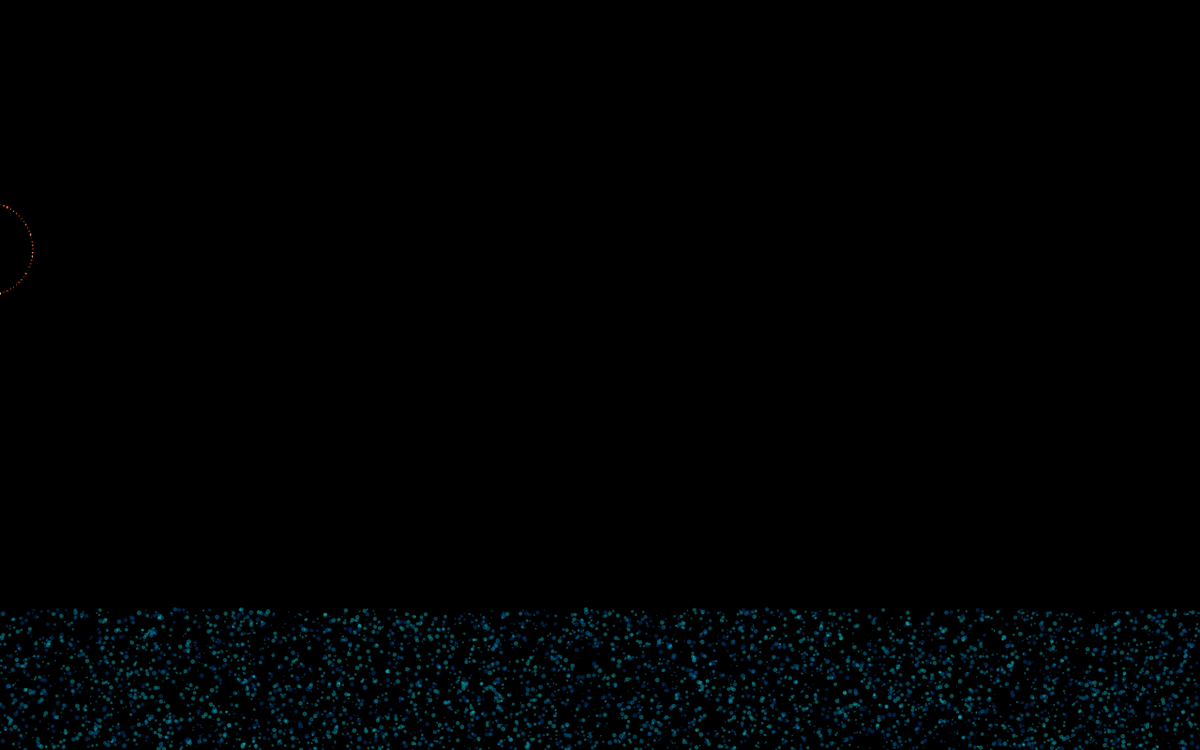
Frame 1 (no input)
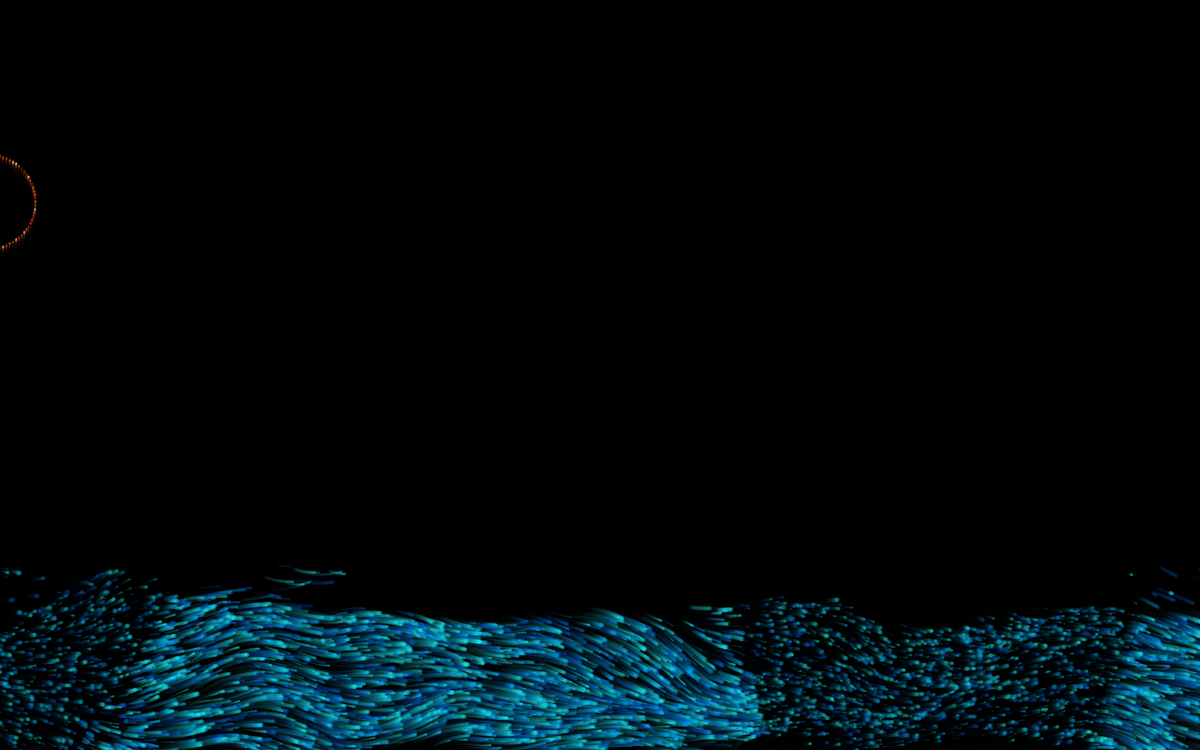
Frame 60 (the mouse pressed at the canvas centre just before this capture)
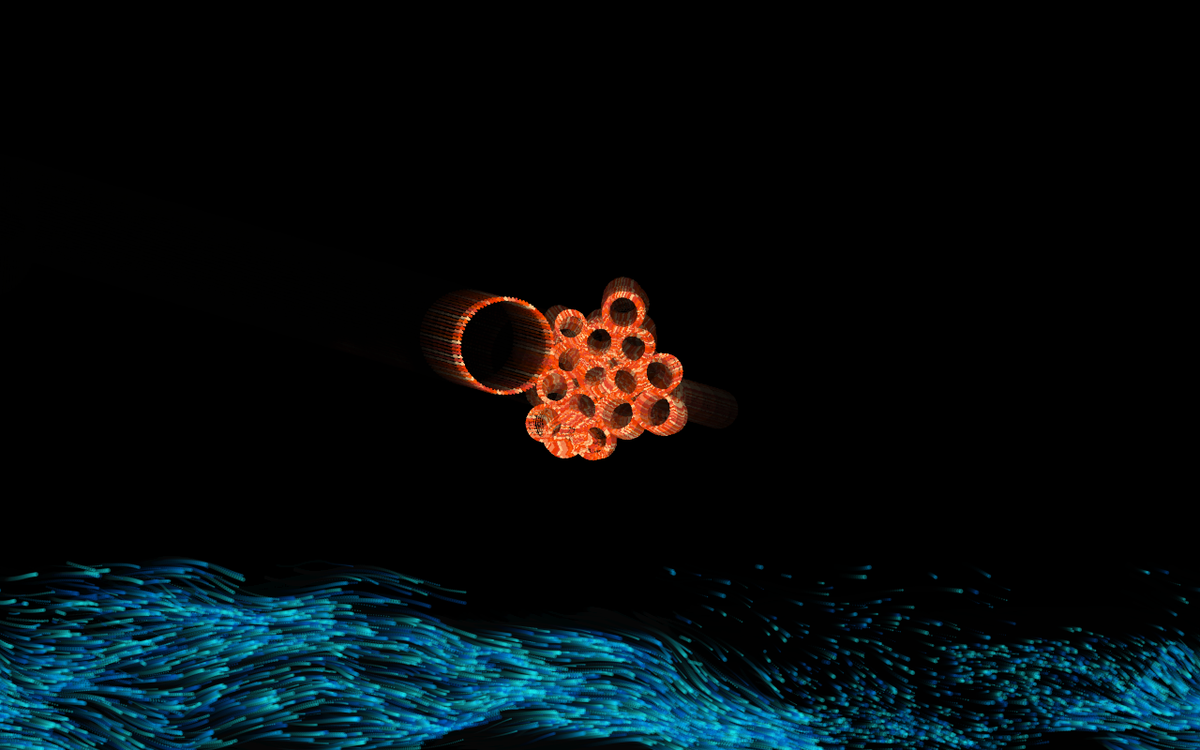
Frame 120 (the mouse held since frame 60 and released just before this capture)

The Processing sketch that drew these frames (run headless with seeded random() and noise(); from frame 60 on, the mouse is pressed at the canvas centre):

// Processing sketch: comb4
// ── comb4.pde
Human human;
FlowField flowfield;
ArrayList<Wave> waves;
ArrayList<Particle> particles;

float yoff = 0.0;
float x, y1, y2;
//int interval = 120;

// *****wave color ***** //
color[] clr1 = {
  color(0, 91, 197), //dark blue
  color(0, 180, 252), //light blue
  //color(24, 26, 127), //mid blue
  color(23, 249, 255), //green blue
  //color(87, 133, 225), // purple blue
};
// ***** sun color ***** //
color[] clr2 = {
  color(255, 199, 137), //light orange yellow
  color(244, 129, 79), //mid orange yellow
  color(255, 85, 2), //orange yellow
  color(232, 54, 1), //red
  color(225, 66, 43), //lighter red
};

void setup() {
  size(1280, 800);
  background(0);

  // ***** add waves *****//
  flowfield = new FlowField(10); //initial: 20
  waves = new ArrayList<Wave>();
  for (int i = 0; i < 5000; i++) {
    waves.add(new Wave(new PVector(random(width), random(650, height)), 
      random(1, 3), random(0.01, 0.05)));
  }

  // ***** generate one sun ***** //
  particles = new ArrayList<Particle>();
  for (int i=0; i<1; i++) {
    particles.add(new Particle( -15, height/3, 50)); //random(15, 20) ));
  }

  human = new Human(-15, height/3, 10);
}


void draw() {
  float xoff = 0;
  noStroke();

  // ***** sun area ***** //
  pushMatrix();
  pushStyle();
  fill(0, 70);
  //fill(100, 20);
  //rect(0, 0, width, height/4*3-20);
  beginShape(); 
  for ( x = 0; x <= width; x += 10) {
    y1 = map(noise(xoff, yoff), 0, 1, 0, height*2);
    vertex(x, y1); 
    xoff += 0.02;
  }
  // increment y dimension for noise
  yoff += 0.008;
  vertex(width, 0);
  vertex(0, 0);
  endShape(CLOSE);
  popStyle();
  ////popMatrix();

  //// ***** wave area ***** //
  ////pushMatrix();
  pushStyle();
  fill(0, 20);
  //fill(255, 0, 0, 20);
  //rect(0, height/4*3-20, width, height);
  beginShape(); 
  for ( x = 0; x <= width; x += 10) {
    y2 = map(noise(xoff, yoff), 0, 1, 400, height);
    vertex(x, y2); 
    xoff += 0.01;
  }
  // increment y dimension for noise
  yoff += 0.01;
  vertex(width, height);
  vertex(0, height);
  endShape(CLOSE);
  popStyle();
  popMatrix();


  // ***** draw sun with mouse interaction ***** //
  human.pos.x = mouseX;
  human.pos.y = mouseY;
  human.display();  

  // ***** waves ***** //
  flowfield.update();
  for (Wave w : waves) {
    w.follow(flowfield);
    w.run();
  }

  // ***** display suns ***** //
  for (Particle p : particles) {
    p.run();
  }

  // ***** add 5 suns in total ***** //
  if (particles.size() < 15) {
    if (mousePressed)
      //if (frameCount % interval  == 0) {
      for (int i=0; i<1; i++) {
        particles.add(new Particle( mouseX, mouseY, random(15, 20) ));
      }
    //interval -= 10;
    //}
  }
}

// ── FlowField.pde
class FlowField {
  PVector[][] field;
  int cols, rows; // Columns and Rows
  int resolution; // How large is each "cell" of the flow field
  float zoff=0;

  FlowField(int r) {
    resolution = r;
    // Determine the number of columns and rows based on sketch's width and height
    cols = width/resolution;
    rows = height/resolution;
    field = new PVector[cols][rows];
    init();
  }

  void init() {
    // Reseed noise so we get a new flow field every time
    noiseSeed((int)random(10000));
    float xoff = 0;
    for (int i = 0; i < cols; i++) {
      float yoff = 0;
      for (int j = 0; j < rows; j++) {
        float theta = map(noise(xoff, yoff), 0, 1, 0, TWO_PI);
        // Polar to cartesian coordinate transformation to get x and y components of the vector
        field[i][j] = new PVector(cos(theta), sin(theta));
        yoff += 0.1;
      }
      xoff += 0.1;
    }
  }

  //change the flowfield vector over time constantly 
  void update() {
    noiseSeed((int)random(.0001));
    float xoff = 0;
    for (int i = 0; i < cols; i++) {
      float yoff = 0;
      for (int j = 0; j < rows; j++) {
        float theta = map(noise(xoff, yoff, zoff), 0, 1, 0, PI);
        // Polar to cartesian coordinate transformation to get x and y components of the vector
        if (j*resolution<600)
          field[i][j] = new PVector(cos(theta), sin(theta));
        else
          field[i][j] = new PVector(sin(theta), cos(theta));
        yoff += 0.1;
      }
      xoff += 0.1;
    }
    zoff +=.01;
  }

  /*
  void display() {
   for (int i = 0; i < cols; i++) {
   for (int j = 0; j < rows; j++) {
   drawVector(field[i][j], i*resolution, j*resolution, resolution-2);
   }
   }
   }
   
   //Renders a vector object 'v' as an arrow and a position 'x,y'
   void drawVector(PVector v, float x, float y, float scayl) {
   pushMatrix();
   //float arrowsize = 4;
   // Translate to position to render vector
   translate(x, y);
   stroke(0, 100);
   // Call vector heading function to get direction (note that pointing to the right is a heading of 0) and rotate
   rotate(v.heading());
   // Calculate length of vector & scale it to be bigger or smaller if necessary
   float len = v.mag()*scayl;
   // Draw three lines to make an arrow (draw pointing up since we've rotate to the proper direction)
   line(0, 0, len, 0);
   //line(len,0,len-arrowsize,+arrowsize/2);
   //line(len,0,len-arrowsize,-arrowsize/2);
   popMatrix();
   }
   */

  PVector lookup(PVector lookup) {
    int column = int(constrain(lookup.x/resolution, 0, cols-1));
    int row = int(constrain(lookup.y/resolution, 0, rows-1));
    return field[column][row].copy();
  }
}

// ── Human.pde
class Human{
  float mass;
  float G;
  PVector pos;

  Human(float x, float y, float m) {
    pos = new PVector(x, y);
    mass = m;
    G = 1;
  }

// ***** calculate attraction force according to the distance ***** //
  PVector attractionForce(Particle p) {
    PVector force = PVector.sub(pos, p.pos);
    float dist = force.mag();
    force.normalize();
    float strength = (G * mass * p.mass) / (dist*dist);

//50, 300, -15
    if (dist>50) {
      force.mult(strength * 5000);
    } else {
      force.mult(strength * -1000);
    }
    return force;
  }

  void display() {
    //
  }
}

// ── Particle.pde
class Particle {
  PVector pos, vel, acc;
  PVector dest;
  float mass, rad;
  ArrayList<Sun> suns;

  Particle(float x, float y, float m) {
    pos = new PVector(x, y);
    vel = new PVector();
    acc = new PVector();
    mass = m;
    rad = mass*1;
    //isHidden = false;

    suns = new ArrayList();
    for (int i = 0; i < 80; i++) {
      suns.add(new Sun(pos, PI*i/40, rad));
    }
  }

  void applyForce(PVector force) {
    PVector f = new PVector();
    f = force.copy();
    f.div(mass);
    acc.add(f);
  }

  void attractedTo(PVector human) {
    PVector vector = PVector.sub(human, pos);
    float distance = vector.mag();

    // ***** dynamic movement around mouse position ***** //
    if (distance > 15 ) {
      // pull the suns to the mouse position
      vector.mult(0.055);
      applyForce(vector);
    } else {
      // push back
      vector.mult(-0.0005); //-0.035
      applyForce(vector);
    }
  }

  void repel(Particle otherp) {
    PVector vector = PVector.sub(otherp.pos, pos);
    float distance = vector.mag();
    if (distance < 10) {
      vector.mult(-0.01);
      applyForce(vector);
    }
  }

  // ***** check the collision ***** //
  void checkCollision(Particle otherp) {
    PVector vector = PVector.sub( otherp.pos, pos );
    float distanceSq = vector.magSq();

    if (distanceSq < (rad + otherp.rad) * (rad + otherp.rad)) {
      vector.mult(-0.5);
      applyForce(vector);
    }
  }

  void applyRestitution( float amount ) {
    float value = 1.0 + amount;
    vel.mult(value);
  }

  void update() {
    vel.add(acc);
    pos.add(vel);
    acc.mult(0);
  }

  void display() {
    for (Sun s : suns) {
      for (Sun other : suns) {
        if (s != other) {
          s.checkCollision(other);
        }
      }
      s.update();
      s.display();
    }
  }

  void run() {
    for (Particle p : particles) {  
      // ***** seperate suns ***** //
      for (Particle otherp : particles) {
        if (p != otherp) {
          p.checkCollision(otherp);
        }
      }   
      p.attractedTo( human.pos );
      //p.applyRestitution(-0.10);
      p.applyRestitution(-0.30);
      //p.applyRestitution(0.00010); // acc
      p.update();
      p.display();
    }
  }
}

// ── Sun.pde
class Sun {
  PVector pos, vel, acc;
  float angle, rad, mass;
  float distance;
  int c;

  Sun (PVector p, float angle_, float d) {
    pos = p;
    vel = new PVector();
    acc = new PVector();
    angle = angle_;
    distance = d;
    mass = random(1, 5);
  }

  void applyForce(PVector force) {
    PVector f = new PVector();
    f = force.copy();
    f.div(mass);
    acc.add( f );
  }
  
   void applyRestitution(float rest) {
    float value = 1.0 + rest-2;
    vel.mult(value);
  }

  void checkCollision(Sun other) {
    PVector vector = PVector.sub(other.pos, pos);
    float distanceSq = vector.magSq();

    // check the collision
    if (distanceSq < (rad+other.rad) / (rad+other.rad)) {
      vector.mult(-0.005); //-.5
      applyForce(vector);
    }
  }

  void update() {
    vel.add(acc);
    pos.add(vel);
    acc.mult(0);
    c = (int) (clr2.length*100*noise(mass) % clr2.length);
  }

  void display() {
    float x = pos.x + sin(angle) * distance;
    float y = pos.y + cos(angle) * distance;
    ellipse( x, y, random(.5, 3), random(.5, 3));
    fill(clr2[c]);
  }
}

// ── Wave.pde
class Wave {
  PVector pos, vel, acc;
  float size;
  float maxforce;
  float maxspeed;
  int c;
  float r;
  //float xoff, yoff;

  Wave(PVector l, float ms, float mf) {
    pos = l.copy();
    acc = new PVector(0, 0);
    vel = new PVector(0, 0);

    size = random(1, 5);
    r = 3;
    maxspeed = ms;
    maxforce = mf;
  }

  public void run() {
    update();
    borders();
    display();
  }


  // Implementing Reynolds' flow field following algorithm
  // http://www.red3d.com/cwr/steer/FlowFollow.html
  void follow(FlowField flow) {
    // What is the vector at that spot in the flow field?
    PVector desired = flow.lookup(pos);
    // Scale it up by maxspeed
    desired.mult(maxspeed);
    // Steering is desired minus velocity
    PVector steer = PVector.sub(desired, vel);
    steer.limit(maxforce);  // Limit to maximum steering force
    applyForce(steer);
  }

  void applyForce(PVector force) {
    // We could add mass here if we want A = F / M
    acc.add(force);
  }

  void update() {
    vel.add(acc);
    vel.limit(maxspeed);
    pos.add(vel);
    acc.mult(0);

    c = (int) (clr1.length*100*noise(size) % clr1.length);
  }

  void display() {
    float theta = vel.heading() + radians(90);
    pushMatrix();
    pushStyle();
    fill(clr1[c], 80);
    noStroke();
    translate(pos.x, pos.y);
    rotate(theta);
    //beginShape(TRIANGLES);
    //vertex(0, -r*2);
    //vertex(-r, r*2);
    //vertex(r, r*2);
    //endShape();
    ellipse(0, 0, size, size); //random(size, size*3), random(size, size*3));
    popStyle();
    popMatrix();
  }

  // Wraparound
  void borders() {
    if (pos.x < -r) pos.x = width+r;
    //if (pos.y < height/4*3-noise(frameCount*.01)-10) pos.y = random(height/6*5,height);
    //if (pos.y < -r) pos.y = height+r;
    if (pos.y > height+r) pos.y = random(600,height);//height-height*noise(1)*10;  //*50; //- noise(50, 80);
    if (pos.x > width+r) pos.x = -r;
    //if (pos.y > height+r) pos.y = -r*2;
  }
}
